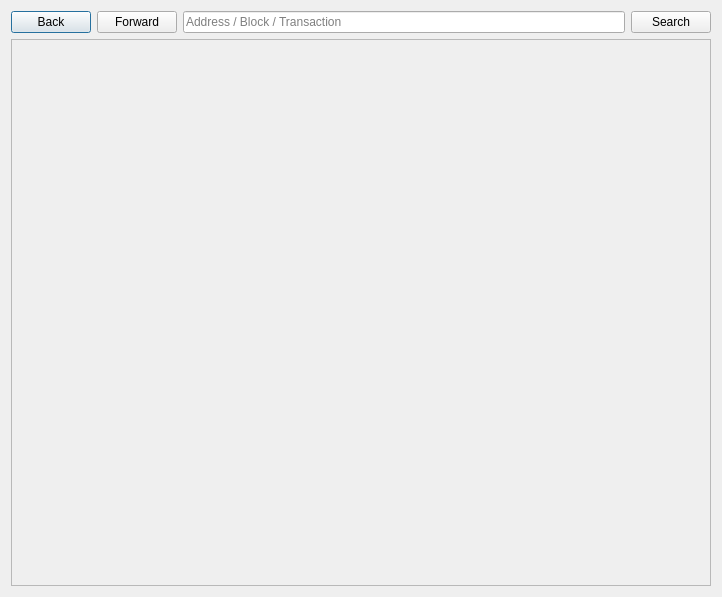
<?xml version="1.0" encoding="UTF-8"?>
<ui version="4.0">
 <class>DlgBlockchainExplorer</class>
 <widget class="QDialog" name="DlgBlockchainExplorer">
  <property name="geometry">
   <rect>
    <x>0</x>
    <y>0</y>
    <width>722</width>
    <height>597</height>
   </rect>
  </property>
  <property name="windowTitle">
   <string>Blockchain Explorer</string>
  </property>
  <property name="windowIcon">
   <iconset resource="../resources/resource.qrc">
    <normaloff>:/ico/icon.ico</normaloff>:/ico/icon.ico</iconset>
  </property>
  <layout class="QVBoxLayout" name="verticalLayout">
   <item>
    <layout class="QHBoxLayout" name="horizontalLayout">
     <property name="sizeConstraint">
      <enum>QLayout::SetMinimumSize</enum>
     </property>
     <item>
      <widget class="QPushButton" name="m_btnBack">
       <property name="text">
        <string>Back</string>
       </property>
       <property name="icon">
        <iconset>
         <normaloff>:/icons/back</normaloff>:/icons/back</iconset>
       </property>
       <property name="flat">
        <bool>false</bool>
       </property>
      </widget>
     </item>
     <item>
      <widget class="QPushButton" name="m_btnForword">
       <property name="text">
        <string>Forward</string>
       </property>
       <property name="icon">
        <iconset>
         <normaloff>:/icons/forward</normaloff>:/icons/forward</iconset>
       </property>
      </widget>
     </item>
     <item>
      <widget class="QLineEdit" name="m_leSearch">
       <property name="sizePolicy">
        <sizepolicy hsizetype="Expanding" vsizetype="Fixed">
         <horstretch>5</horstretch>
         <verstretch>0</verstretch>
        </sizepolicy>
       </property>
       <property name="minimumSize">
        <size>
         <width>0</width>
         <height>0</height>
        </size>
       </property>
       <property name="inputMask">
        <string/>
       </property>
       <property name="text">
        <string/>
       </property>
       <property name="placeholderText">
        <string>Address / Block / Transaction</string>
       </property>
      </widget>
     </item>
     <item>
      <widget class="QPushButton" name="m_btnSearch">
       <property name="sizePolicy">
        <sizepolicy hsizetype="Minimum" vsizetype="Fixed">
         <horstretch>0</horstretch>
         <verstretch>0</verstretch>
        </sizepolicy>
       </property>
       <property name="minimumSize">
        <size>
         <width>0</width>
         <height>0</height>
        </size>
       </property>
       <property name="maximumSize">
        <size>
         <width>16777215</width>
         <height>16777215</height>
        </size>
       </property>
       <property name="text">
        <string>Search</string>
       </property>
       <property name="autoDefault">
        <bool>false</bool>
       </property>
       <property name="default">
        <bool>false</bool>
       </property>
       <property name="flat">
        <bool>false</bool>
       </property>
      </widget>
     </item>
    </layout>
   </item>
   <item>
    <widget class="QScrollArea" name="scrollArea">
     <property name="widgetResizable">
      <bool>true</bool>
     </property>
     <widget class="QWidget" name="m_saContent">
      <property name="geometry">
       <rect>
        <x>0</x>
        <y>0</y>
        <width>702</width>
        <height>545</height>
       </rect>
      </property>
      <layout class="QHBoxLayout" name="horizontalLayout_2">
       <item>
        <widget class="QLabel" name="m_lContent">
         <property name="sizePolicy">
          <sizepolicy hsizetype="Preferred" vsizetype="Expanding">
           <horstretch>0</horstretch>
           <verstretch>0</verstretch>
          </sizepolicy>
         </property>
         <property name="text">
          <string/>
         </property>
         <property name="textFormat">
          <enum>Qt::RichText</enum>
         </property>
         <property name="alignment">
          <set>Qt::AlignLeading|Qt::AlignLeft|Qt::AlignTop</set>
         </property>
         <property name="textInteractionFlags">
          <set>Qt::LinksAccessibleByMouse|Qt::TextSelectableByMouse</set>
         </property>
        </widget>
       </item>
      </layout>
     </widget>
    </widget>
   </item>
  </layout>
 </widget>
 <layoutdefault spacing="6" margin="11"/>
 <resources>
  <include location="../resources/resource.qrc"/>
 </resources>
 <connections/>
</ui>
